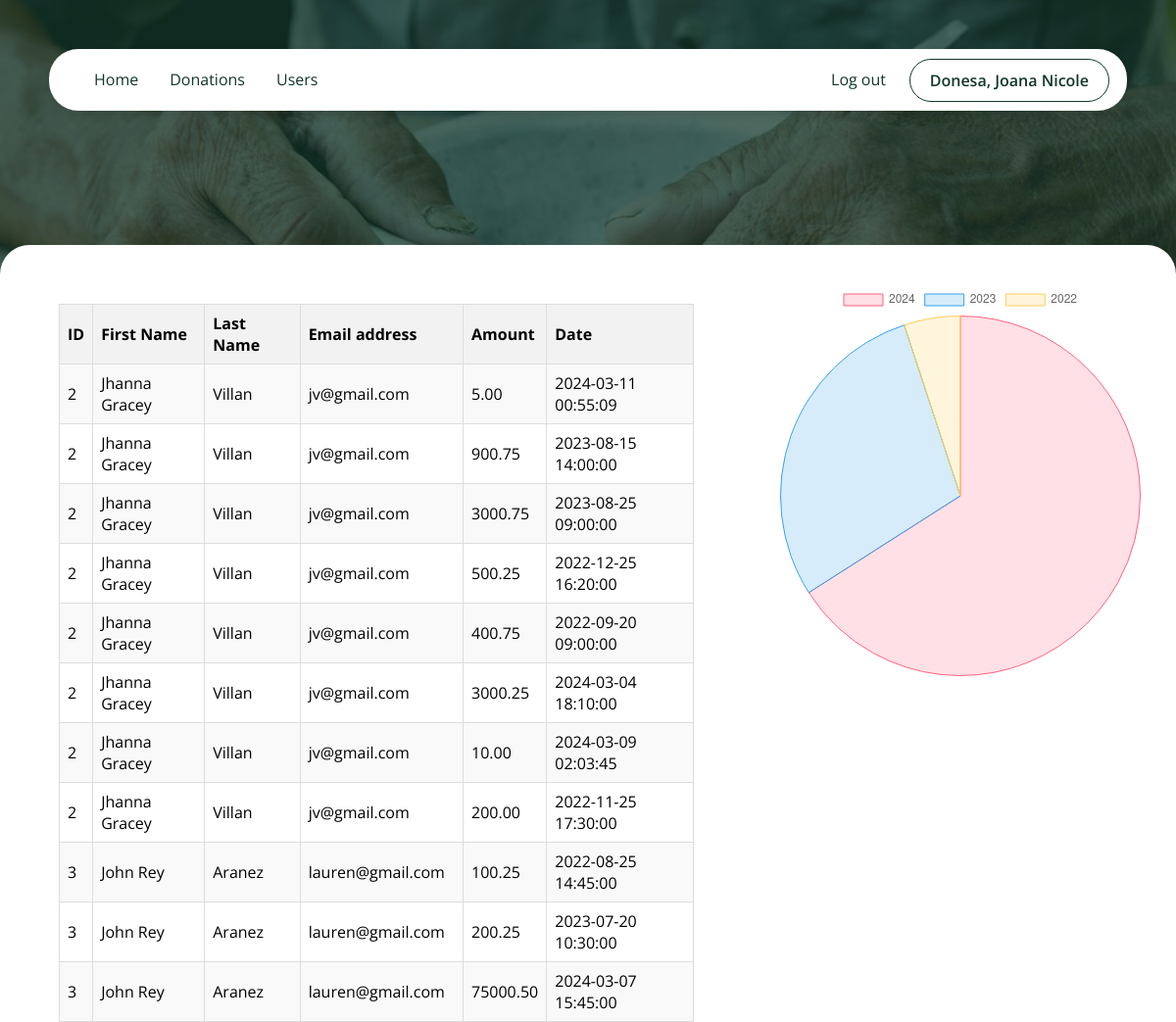
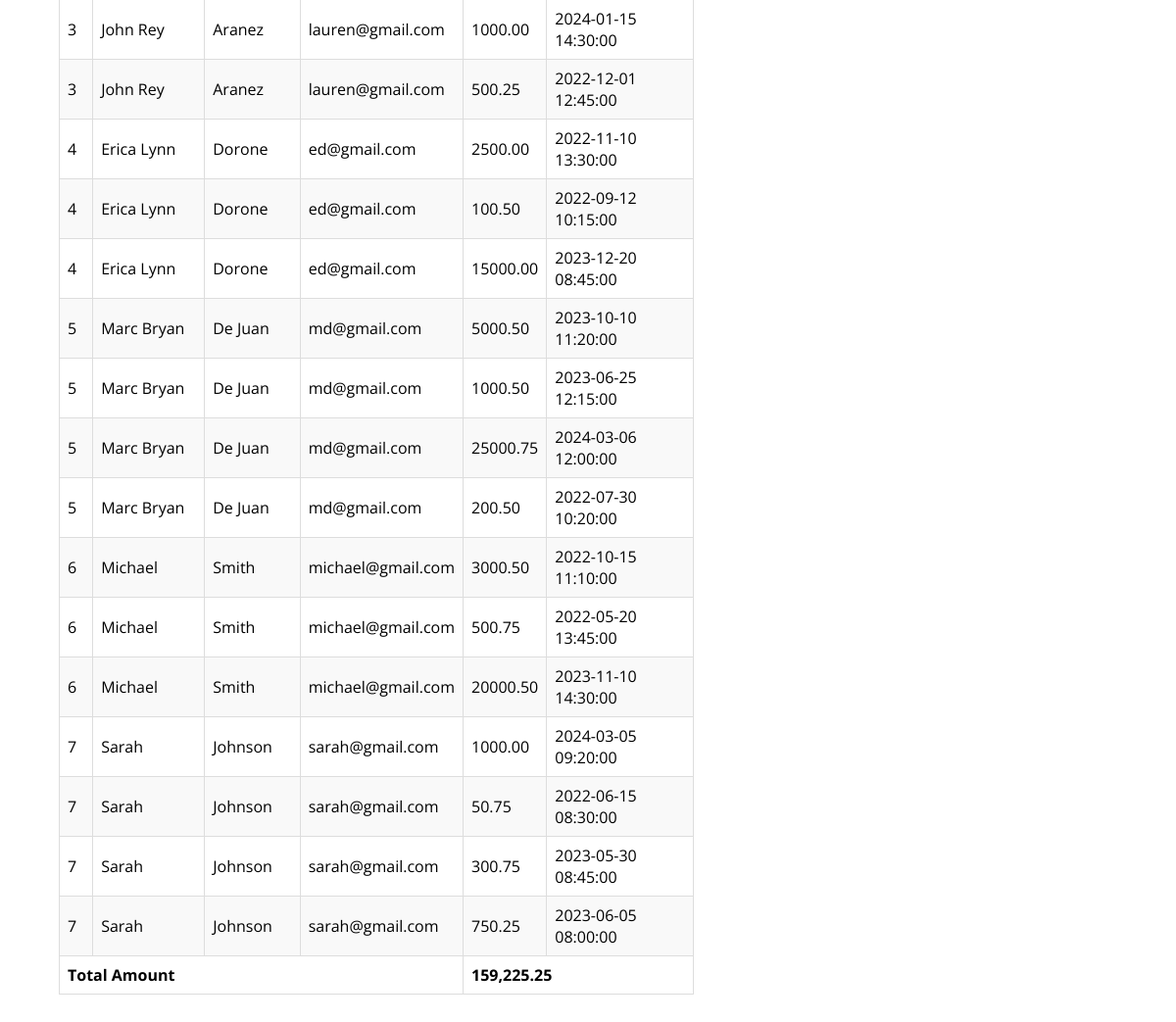
Screenshot of /admin/admin.donation.php (signed in) with the database file from the repository (2 pictures, top to bottom).
### tables this page shows
CREATE TABLE `users` (
  `user_id` int(11) NOT NULL,
  `user_firstname` varchar(50) DEFAULT NULL,
  `user_lastname` varchar(50) DEFAULT NULL,
  `user_email` varchar(100) DEFAULT NULL,
  `user_access` varchar(50) DEFAULT NULL,
  `user_password` varchar(50) DEFAULT NULL,
  `user_address` varchar(255) DEFAULT NULL
);

CREATE TABLE `donations` (
  `donation_id` int(11) NOT NULL,
  `user_id` int(11) DEFAULT NULL,
  `user_amount` decimal(10,2) DEFAULT NULL,
  `date_date` datetime DEFAULT NULL
);

### classes/class.user.php (called while the page is built, shortened)
<?php
class User{
	private $DB_SERVER='localhost';
	private $DB_USERNAME='root';
	private $DB_PASSWORD='';
	private $DB_DATABASE='group12';
	private $conn;
	public function __construct(){
		$this->conn = new PDO("mysql:host=".$this->DB_SERVER.";dbname=".$this->DB_DATABASE,$this->DB_USERNAME,$this->DB_PASSWORD);
	}
	function get_user_id($email){
		$sql="SELECT user_id FROM users WHERE user_email = :email";
		$q = $this->conn->prepare($sql);
		$q->execute(['email' => $email]);
		$user_id = $q->fetchColumn();
		return $user_id;
	}
	function get_user_firstname($id){
		$sql="SELECT user_firstname FROM users WHERE user_id = :id";
		$q = $this->conn->prepare($sql);
		$q->execute(['id' => $id]);
		$user_firstname = $q->fetchColumn();
		return $user_firstname;
	}
	function get_user_lastname($id){
		$sql="SELECT user_lastname FROM users WHERE user_id = :id";
		$q = $this->conn->prepare($sql);
		$q->execute(['id' => $id]);
		$user_lastname = $q->fetchColumn();
		return $user_lastname;
	}
}

### admin/admin.donation.php (the view, shortened to what this page needs)
<?php
include_once '../classes/class.user.php';
$user = new User();
$user_id = $user->get_user_id($_SESSION['user_email']);
?>
<!DOCTYPE html>
<html>
<head>
    <link rel="stylesheet" href="../css/admin.css">
</head>
<body>
    <nav>
        <ul>
            <li><a href="admin.php">Home</a></li>
            <li><a href="admin.donation.php">Donations</a></li>
            <li><a href="admin.users.php">Users</a></li>
            <li><a href="../main/logout.php" class="right">Log out</a></li>
            <li><a href="" class="donate-button"><?php echo $user->get_user_lastname($user_id) . ', ' . $user->get_user_firstname($user_id); ?></a></li>
        </ul>
    </nav>
    <div class="hero-image">
    </div>
    <div class="content" style="display: flex;">
        <div style="flex: 1.5;">
            <?php
            $servername = "localhost";
            $username = "root";
            $password = "";
            $dbname = "group12";
            $conn = new mysqli($servername, $username, $password, $dbname);
            $amountFilter = "user_amount > 0";
            $query = "SELECT users.user_id, users.user_firstname, users.user_lastname, users.user_email, donations.user_amount, donations.date_date
            FROM users
            JOIN donations ON users.user_id = donations.user_id
            WHERE $amountFilter
            ORDER BY users.user_id ASC";
            $result = $conn->query($query);
            if ($result->num_rows > 0) {
                echo '<table border="1">
                    <tr>
                        <th>ID              </th>
                        <th>First Name      </th>
                        <th>Last Name       </th>
                        <th>Email address   </th>
                        <th>Amount          </th>
                        <th>Date            </th>
                    </tr>';
                $totalAmount = 0;
                while ($row = $result->fetch_assoc()) {
                    $totalAmount += $row["user_amount"];
                    echo '<tr>
                        <td>' . $row["user_id"] . '</td>
                        <td>' . $row["user_firstname"] . '</td>
                        <td>' . $row["user_lastname"] . '</td>
                        <td>' . $row["user_email"] . '</td>
                        <td>' . $row["user_amount"] . '</td>
                        <td>' . $row["date_date"] . '</td>
                    </tr>';
                }
                echo '<tr>
                    <td colspan="4"><strong>Total Amount</strong></td>
                    <td colspan="2"><strong>' . number_format($totalAmount, 2) . '</strong></td>
                </tr>';
                echo '</table>';
            } else {
                echo "No results found.";
            }
            ?>
        </div>
        <div style="flex: 1;">
            <?php
            $chartData = [];
            $chartLabels = [];
            $yearlyTotal = [];
            $result->data_seek(0);
            while ($row = $result->fetch_assoc()) {
                $year = date('Y', strtotime($row["date_date"]));
                $amount = $row["user_amount"];
                if (!isset($yearlyTotal[$year])) {
                    $yearlyTotal[$year] = 0;
                }
                $yearlyTotal[$year] += $amount;
            }
            foreach ($yearlyTotal as $year => $total) {
                $chartLabels[] = $year;
                $chartData[] = $total;
            }
            ?>
            <div class="chart-container" style="width: 400px; height: 400px; margin-left: 50px; margin-top: 30px;padding: 10px; position: sticky;">
                <canvas id="donationChart"></canvas>
            </div>
            <script>
                var ctx = document.getElementById('donationChart').getContext('2d');
                var myChart = new Chart(ctx, {
                    type: 'pie',
                    data: {
                        labels: <?php echo json_encode($chartLabels); ?>,
                        datasets: [{
                            label: 'Donation Amount',
                            data: <?php echo json_encode($chartData); ?>,
                            backgroundColor: [
                                'rgba(255, 99, 132, 0.2)',
                                'rgba(54, 162, 235, 0.2)',
                                'rgba(255, 206, 86, 0.2)',
                                'rgba(75, 192, 192, 0.2)',
                                'rgba(153, 102, 255, 0.2)',
                                'rgba(255, 159, 64, 0.2)'
                            ],
                            borderColor: [
                                'rgba(255, 99, 132, 1)',
                                'rgba(54, 162, 235, 1)',
                                'rgba(255, 206, 86, 1)',
                                'rgba(75, 192, 192, 1)',
                                'rgba(153, 102, 255, 1)',
                                'rgba(255, 159, 64, 1)'
                            ],
                            borderWidth: 1
                        }]
                    },
                    options: {
                        responsive: true,
                        maintainAspectRatio: false,
                        legend: {
                            position: 'right',
                            labels: {
                                fontColor: 'black'
                            }
                        }
                    }
                });
            </script>
        </div>
    </div>
</body>
</html>

### css/admin.css (style rules this page uses)
body, html { height: 100%; margin: 0; font-family: "Open Sans", sans-serif; }
nav { background-color: white; overflow: hidden; position: fixed; z-index: 1; top: 50px; left: 50px; right: 50px; height: 63px; justify-content: center; border-radius: 30px; box-shadow: 0px 4px 10px rgba(0, 0, 0, 0.1); z-index: 3; }
nav ul { list-style-type: none; margin: 0; padding: 0; width: 100%; }
nav ul li { margin: 10px; margin-left: 30px; }
nav ul li a, nav ul li input[type="search"], nav ul li .donate-button { display: block; color: #12372A; text-align: center; padding: 10px 16px; text-decoration: none; border-radius: 10px; float: left; }
.right { color: #12372A; text-align: center; padding: 10px 16px; text-decoration: none; border-radius: 10px; float: right; margin-right: 220px; }
nav ul li .donate-button { background-color: transparent; border: 1px solid #12372A; cursor: pointer; border-radius: 30px; margin-right: -300px; padding: 10px 20px; float: right; font-weight: 600; }
.hero-image { background-image: linear-gradient(#12372a63, #12372a62), url("back.jpg"); width: auto; height: 50%; background-position: center; background-repeat: no-repeat; background-size: cover; position: relative; }
.content { width: 100%; height: 50%; margin-top: -150px; left: 0%; right: 0%; background-color: white; border-radius: 30px 30px 0px 0px; position: absolute; z-index: 2; }
.content table { width: 90%; margin: 60px; top: 0px; border-collapse: collapse; position: relative; }
.content th, td { text-align: left; padding: 8px; border: 1px solid #ddd; }
.content th { background-color: #f2f2f2; }
.content tr:nth-child(even) { background-color: #f9f9f9; }

### rows the page displays
users: $user->get_user_lastname($user_id) "Donesa", $user->get_user_firstname($user_id) "Joana Nicole"
donations: user.user_id "2", user.user_firstname "Jhanna Gracey", user.user_lastname "Villan", user.user_email "jv@gmail.com", user_amount "5.00", date_date "2024-03-11 00:55:09"
donations: user.user_id "2", user.user_firstname "Jhanna Gracey", user.user_lastname "Villan", user.user_email "jv@gmail.com", user_amount "900.75", date_date "2023-08-15 14:00:00"
donations: user.user_id "2", user.user_firstname "Jhanna Gracey", user.user_lastname "Villan", user.user_email "jv@gmail.com", user_amount "3000.75", date_date "2023-08-25 09:00:00"
donations: user.user_id "2", user.user_firstname "Jhanna Gracey", user.user_lastname "Villan", user.user_email "jv@gmail.com", user_amount "500.25", date_date "2022-12-25 16:20:00"
donations: user.user_id "2", user.user_firstname "Jhanna Gracey", user.user_lastname "Villan", user.user_email "jv@gmail.com", user_amount "400.75", date_date "2022-09-20 09:00:00"
donations: user.user_id "2", user.user_firstname "Jhanna Gracey", user.user_lastname "Villan", user.user_email "jv@gmail.com", user_amount "3000.25", date_date "2024-03-04 18:10:00"
donations: user.user_id "2", user.user_firstname "Jhanna Gracey", user.user_lastname "Villan", user.user_email "jv@gmail.com", user_amount "10.00", date_date "2024-03-09 02:03:45"
donations: user.user_id "2", user.user_firstname "Jhanna Gracey", user.user_lastname "Villan", user.user_email "jv@gmail.com", user_amount "200.00", date_date "2022-11-25 17:30:00"
donations: user.user_id "3", user.user_firstname "John Rey", user.user_lastname "Aranez", user.user_email "lauren@gmail.com", user_amount "100.25", date_date "2022-08-25 14:45:00"
donations: user.user_id "3", user.user_firstname "John Rey", user.user_lastname "Aranez", user.user_email "lauren@gmail.com", user_amount "200.25", date_date "2023-07-20 10:30:00"
donations: user.user_id "3", user.user_firstname "John Rey", user.user_lastname "Aranez", user.user_email "lauren@gmail.com", user_amount "75000.50", date_date "2024-03-07 15:45:00"
donations: user.user_id "3", user.user_firstname "John Rey", user.user_lastname "Aranez", user.user_email "lauren@gmail.com", user_amount "1000.00", date_date "2024-01-15 14:30:00"
donations: user.user_id "3", user.user_firstname "John Rey", user.user_lastname "Aranez", user.user_email "lauren@gmail.com", user_amount "500.25", date_date "2022-12-01 12:45:00"
donations: user.user_id "4", user.user_firstname "Erica Lynn", user.user_lastname "Dorone", user.user_email "ed@gmail.com", user_amount "2500.00", date_date "2022-11-10 13:30:00"
donations: user.user_id "4", user.user_firstname "Erica Lynn", user.user_lastname "Dorone", user.user_email "ed@gmail.com", user_amount "100.50", date_date "2022-09-12 10:15:00"
donations: user.user_id "4", user.user_firstname "Erica Lynn", user.user_lastname "Dorone", user.user_email "ed@gmail.com", user_amount "15000.00", date_date "2023-12-20 08:45:00"
donations: user.user_id "5", user.user_firstname "Marc Bryan", user.user_lastname "De Juan", user.user_email "md@gmail.com", user_amount "5000.50", date_date "2023-10-10 11:20:00"
donations: user.user_id "5", user.user_firstname "Marc Bryan", user.user_lastname "De Juan", user.user_email "md@gmail.com", user_amount "1000.50", date_date "2023-06-25 12:15:00"
donations: user.user_id "5", user.user_firstname "Marc Bryan", user.user_lastname "De Juan", user.user_email "md@gmail.com", user_amount "25000.75", date_date "2024-03-06 12:00:00"
donations: user.user_id "5", user.user_firstname "Marc Bryan", user.user_lastname "De Juan", user.user_email "md@gmail.com", user_amount "200.50", date_date "2022-07-30 10:20:00"
donations: user.user_id "6", user.user_firstname "Michael", user.user_lastname "Smith", user.user_email "michael@gmail.com", user_amount "3000.50", date_date "2022-10-15 11:10:00"
donations: user.user_id "6", user.user_firstname "Michael", user.user_lastname "Smith", user.user_email "michael@gmail.com", user_amount "500.75", date_date "2022-05-20 13:45:00"
donations: user.user_id "6", user.user_firstname "Michael", user.user_lastname "Smith", user.user_email "michael@gmail.com", user_amount "20000.50", date_date "2023-11-10 14:30:00"
donations: user.user_id "7", user.user_firstname "Sarah", user.user_lastname "Johnson", user.user_email "sarah@gmail.com", user_amount "1000.00", date_date "2024-03-05 09:20:00"
donations: user.user_id "7", user.user_firstname "Sarah", user.user_lastname "Johnson", user.user_email "sarah@gmail.com", user_amount "50.75", date_date "2022-06-15 08:30:00"
donations: user.user_id "7", user.user_firstname "Sarah", user.user_lastname "Johnson", user.user_email "sarah@gmail.com", user_amount "300.75", date_date "2023-05-30 08:45:00"
donations: user.user_id "7", user.user_firstname "Sarah", user.user_lastname "Johnson", user.user_email "sarah@gmail.com", user_amount "750.25", date_date "2023-06-05 08:00:00"

### other values shown
$totalAmount "159,225.25"
chart data {{ json_encode($chartLabels) }} [2024,2023,2022]
chart data {{ json_encode($chartData) }} [105016.5,46154.25,8054.5]
